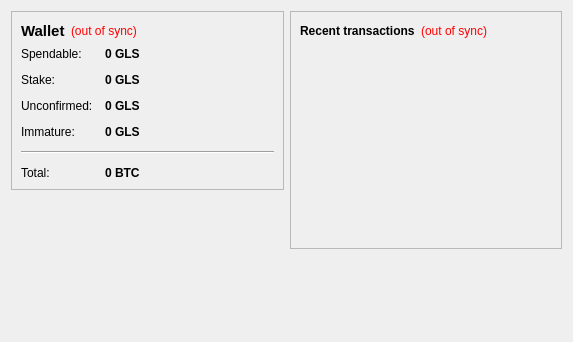
<?xml version="1.0" encoding="UTF-8"?>
<ui version="4.0">
 <class>OverviewPage</class>
 <widget class="QWidget" name="OverviewPage">
  <property name="geometry">
   <rect>
    <x>0</x>
    <y>0</y>
    <width>573</width>
    <height>342</height>
   </rect>
  </property>
  <property name="windowTitle">
   <string>Form</string>
  </property>
  <layout class="QHBoxLayout" name="horizontalLayout" stretch="1,1">
   <item>
    <layout class="QVBoxLayout" name="verticalLayout_2">
     <item>
      <widget class="QFrame" name="frame">
       <property name="frameShape">
        <enum>QFrame::StyledPanel</enum>
       </property>
       <property name="frameShadow">
        <enum>QFrame::Raised</enum>
       </property>
       <layout class="QVBoxLayout" name="verticalLayout_4">
        <item>
         <layout class="QHBoxLayout" name="horizontalLayout_4">
          <item>
           <widget class="QLabel" name="label_5">
            <property name="font">
             <font>
              <pointsize>11</pointsize>
              <weight>75</weight>
              <bold>true</bold>
             </font>
            </property>
            <property name="text">
             <string>Wallet</string>
            </property>
           </widget>
          </item>
          <item>
           <widget class="QLabel" name="labelWalletStatus">
            <property name="toolTip">
             <string>The displayed information may be out of date. Your wallet automatically synchronizes with the GlassCoin network after a connection is established, but this process has not completed yet.</string>
            </property>
            <property name="styleSheet">
             <string notr="true">QLabel { color: red; }</string>
            </property>
            <property name="text">
             <string notr="true">(out of sync)</string>
            </property>
            <property name="alignment">
             <set>Qt::AlignLeading|Qt::AlignLeft|Qt::AlignVCenter</set>
            </property>
           </widget>
          </item>
          <item>
           <spacer name="horizontalSpacer_2">
            <property name="orientation">
             <enum>Qt::Horizontal</enum>
            </property>
            <property name="sizeHint" stdset="0">
             <size>
              <width>40</width>
              <height>20</height>
             </size>
            </property>
           </spacer>
          </item>
         </layout>
        </item>
        <item>
         <layout class="QFormLayout" name="formLayout_2">
          <property name="fieldGrowthPolicy">
           <enum>QFormLayout::AllNonFixedFieldsGrow</enum>
          </property>
          <property name="horizontalSpacing">
           <number>12</number>
          </property>
          <property name="verticalSpacing">
           <number>12</number>
          </property>
          <item row="0" column="0">
           <widget class="QLabel" name="label">
            <property name="text">
             <string>Spendable:</string>
            </property>
           </widget>
          </item>
          <item row="0" column="1">
           <widget class="QLabel" name="labelBalance">
            <property name="font">
             <font>
              <weight>75</weight>
              <bold>true</bold>
             </font>
            </property>
            <property name="cursor">
             <cursorShape>IBeamCursor</cursorShape>
            </property>
            <property name="toolTip">
             <string>Your current spendable balance</string>
            </property>
            <property name="text">
             <string notr="true">0 GLS</string>
            </property>
            <property name="textInteractionFlags">
             <set>Qt::LinksAccessibleByMouse|Qt::TextSelectableByKeyboard|Qt::TextSelectableByMouse</set>
            </property>
           </widget>
          </item>
          <item row="1" column="0">
           <widget class="QLabel" name="label_6">
            <property name="text">
             <string>Stake:</string>
            </property>
           </widget>
          </item>
          <item row="1" column="1">
           <widget class="QLabel" name="labelStake">
            <property name="font">
             <font>
              <weight>75</weight>
              <bold>true</bold>
             </font>
            </property>
            <property name="cursor">
             <cursorShape>IBeamCursor</cursorShape>
            </property>
            <property name="toolTip">
             <string>Total of coins that was staked, and do not yet count toward the current balance</string>
            </property>
            <property name="text">
             <string notr="true">0 GLS</string>
            </property>
            <property name="textInteractionFlags">
             <set>Qt::LinksAccessibleByMouse|Qt::TextSelectableByKeyboard|Qt::TextSelectableByMouse</set>
            </property>
           </widget>
          </item>
          <item row="2" column="0">
           <widget class="QLabel" name="label_3">
            <property name="text">
             <string>Unconfirmed:</string>
            </property>
           </widget>
          </item>
          <item row="2" column="1">
           <widget class="QLabel" name="labelUnconfirmed">
            <property name="font">
             <font>
              <weight>75</weight>
              <bold>true</bold>
             </font>
            </property>
            <property name="cursor">
             <cursorShape>IBeamCursor</cursorShape>
            </property>
            <property name="toolTip">
             <string>Total of transactions that have yet to be confirmed, and do not yet count toward the current balance</string>
            </property>
            <property name="text">
             <string notr="true">0 GLS</string>
            </property>
            <property name="textInteractionFlags">
             <set>Qt::LinksAccessibleByMouse|Qt::TextSelectableByKeyboard|Qt::TextSelectableByMouse</set>
            </property>
           </widget>
          </item>
          <item row="3" column="0">
           <widget class="QLabel" name="labelImmatureText">
            <property name="text">
             <string>Immature:</string>
            </property>
           </widget>
          </item>
          <item row="3" column="1">
           <widget class="QLabel" name="labelImmature">
            <property name="font">
             <font>
              <weight>75</weight>
              <bold>true</bold>
             </font>
            </property>
            <property name="toolTip">
             <string>Mined balance that has not yet matured</string>
            </property>
            <property name="text">
             <string notr="true">0 GLS</string>
            </property>
            <property name="textInteractionFlags">
             <set>Qt::LinksAccessibleByMouse|Qt::TextSelectableByKeyboard|Qt::TextSelectableByMouse</set>
            </property>
           </widget>
          </item>
          <item row="4" column="0" colspan="2">
           <widget class="Line" name="line">
            <property name="orientation">
             <enum>Qt::Horizontal</enum>
            </property>
           </widget>
          </item>
          <item row="5" column="0">
           <widget class="QLabel" name="labelTotalText">
            <property name="text">
             <string>Total:</string>
            </property>
           </widget>
          </item>
          <item row="5" column="1">
           <widget class="QLabel" name="labelTotal">
            <property name="font">
             <font>
              <weight>75</weight>
              <bold>true</bold>
             </font>
            </property>
            <property name="cursor">
             <cursorShape>IBeamCursor</cursorShape>
            </property>
            <property name="toolTip">
             <string>Your current total balance</string>
            </property>
            <property name="text">
             <string notr="true">0 BTC</string>
            </property>
            <property name="textInteractionFlags">
             <set>Qt::LinksAccessibleByMouse|Qt::TextSelectableByKeyboard|Qt::TextSelectableByMouse</set>
            </property>
           </widget>
          </item>
         </layout>
        </item>
       </layout>
      </widget>
     </item>
     <item>
      <spacer name="verticalSpacer">
       <property name="orientation">
        <enum>Qt::Vertical</enum>
       </property>
       <property name="sizeHint" stdset="0">
        <size>
         <width>20</width>
         <height>40</height>
        </size>
       </property>
      </spacer>
     </item>
    </layout>
   </item>
   <item>
    <layout class="QVBoxLayout" name="verticalLayout_3">
     <item>
      <widget class="QFrame" name="frame_2">
       <property name="frameShape">
        <enum>QFrame::StyledPanel</enum>
       </property>
       <property name="frameShadow">
        <enum>QFrame::Raised</enum>
       </property>
       <layout class="QVBoxLayout" name="verticalLayout">
        <item>
         <layout class="QHBoxLayout" name="horizontalLayout_2">
          <item>
           <widget class="QLabel" name="label_4">
            <property name="text">
             <string>&lt;b&gt;Recent transactions&lt;/b&gt;</string>
            </property>
           </widget>
          </item>
          <item>
           <widget class="QLabel" name="labelTransactionsStatus">
            <property name="toolTip">
             <string>The displayed information may be out of date. Your wallet automatically synchronizes with the GlassCoin network after a connection is established, but this process has not completed yet.</string>
            </property>
            <property name="styleSheet">
             <string notr="true">QLabel { color: red; }</string>
            </property>
            <property name="text">
             <string notr="true">(out of sync)</string>
            </property>
            <property name="alignment">
             <set>Qt::AlignRight|Qt::AlignTrailing|Qt::AlignVCenter</set>
            </property>
           </widget>
          </item>
          <item>
           <spacer name="horizontalSpacer">
            <property name="orientation">
             <enum>Qt::Horizontal</enum>
            </property>
            <property name="sizeHint" stdset="0">
             <size>
              <width>40</width>
              <height>20</height>
             </size>
            </property>
           </spacer>
          </item>
         </layout>
        </item>
        <item>
         <widget class="QListView" name="listTransactions">
          <property name="styleSheet">
           <string notr="true">QListView { background: transparent; }</string>
          </property>
          <property name="frameShape">
           <enum>QFrame::NoFrame</enum>
          </property>
          <property name="verticalScrollBarPolicy">
           <enum>Qt::ScrollBarAlwaysOff</enum>
          </property>
          <property name="horizontalScrollBarPolicy">
           <enum>Qt::ScrollBarAlwaysOff</enum>
          </property>
          <property name="selectionMode">
           <enum>QAbstractItemView::NoSelection</enum>
          </property>
         </widget>
        </item>
       </layout>
      </widget>
     </item>
     <item>
      <spacer name="verticalSpacer_2">
       <property name="orientation">
        <enum>Qt::Vertical</enum>
       </property>
       <property name="sizeHint" stdset="0">
        <size>
         <width>20</width>
         <height>40</height>
        </size>
       </property>
      </spacer>
     </item>
    </layout>
   </item>
  </layout>
 </widget>
 <resources/>
 <connections/>
</ui>
